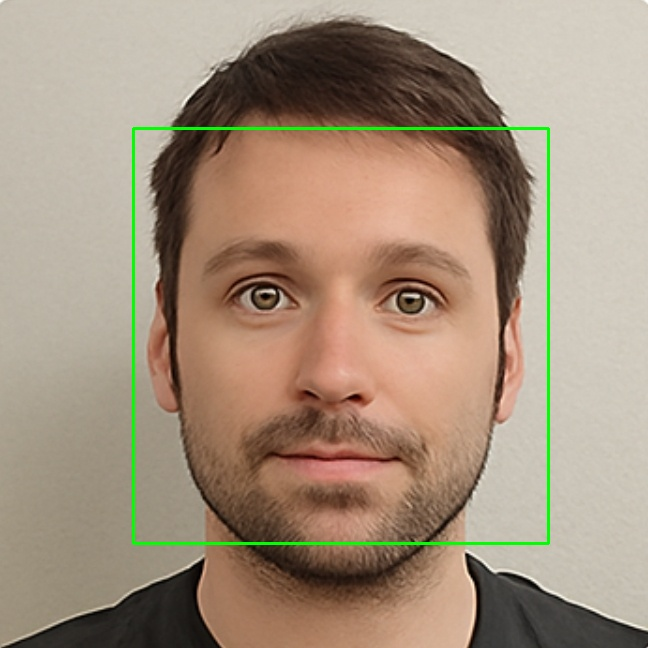
#> input picture opencv_face_detection_project/output/output.jpg, 648 x 648 px
$ python main.py
#> lines starting #> are read from the running program, lines starting #| are printed output that depends on the picture; after the words box and inside, x2 and y2 are one past the last pixel; in counts of white or black regions, pixels touching at a corner belong together
#> the answer given: output/output.jpg

import cv2
import os

def detect_and_save(image_path):
    # Load Haarcascade model (pre-trained face detector)
#> called with image_path = 'output/output.jpg'
    face_cascade = cv2.CascadeClassifier(cv2.data.haarcascades + "haarcascade_frontalface_default.xml")

    # Load the image
    img = cv2.imread(image_path)
#> img is the input picture: shape (648, 648, 3); mean B, G, R 125.3, 145.4, 164.1
    if img is None:
        print("Image not found:", image_path)
        return

    # Convert to grayscale
    gray = cv2.cvtColor(img, cv2.COLOR_BGR2GRAY)
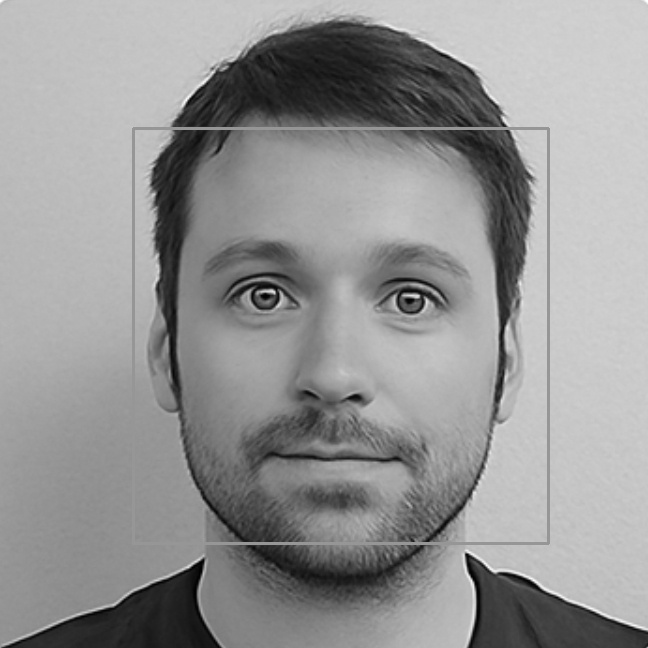
#> gray: shape (648, 648); min 0, max 255, mean 148.6

    # Detect faces
    faces = face_cascade.detectMultiScale(gray, scaleFactor=1.3, minNeighbors=5)
#> faces = [[130, 130, 417, 417]]
    print(f"Detected {len(faces)} face(s).")
#| Detected 1 face(s).

    # Draw bounding boxes
    for (x, y, w, h) in faces:
        cv2.rectangle(img, (x, y), (x + w, y + h), (0, 255, 0), 2)
#> this loop made 1 pass
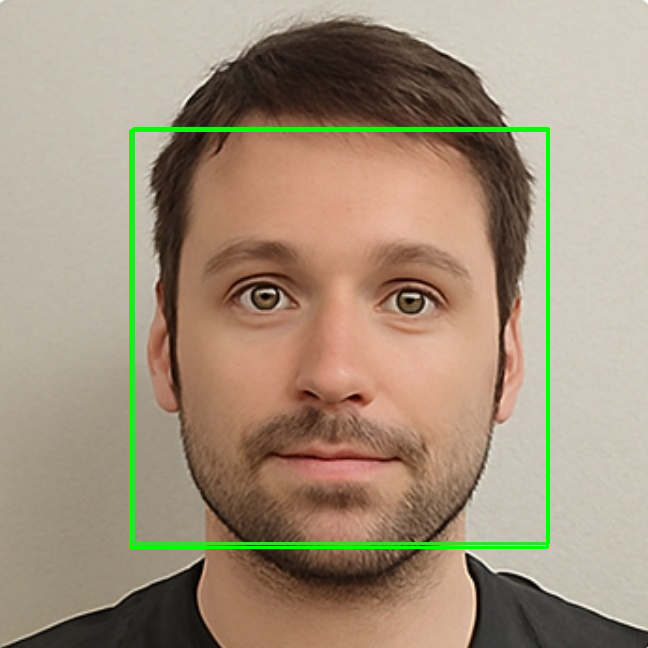
#> img: shape (648, 648, 3); 1.19% of pixels changed, all inside (x1, y1, x2, y2) = (129, 129, 549, 549)

    # Save output image
    output_path = "output.jpg"
    cv2.imwrite(output_path, img)
    print("Output saved as:", output_path)

    # Show the result
    cv2.imshow("Face Detection Output", img)
    cv2.waitKey(0)
    cv2.destroyAllWindows()


if __name__ == "__main__":
    path = input("Enter input image path: ")
    detect_and_save(path)
